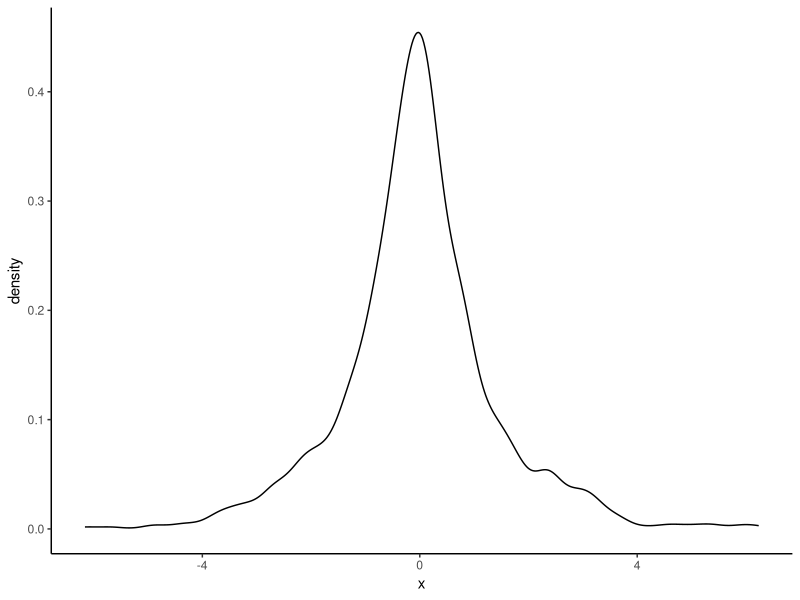

Source code (R):
## ---- chunk 1

#' Laplace density
dlaplace <- function(x, loc = 0, scale = 1, log = FALSE){
 stopifnot(scale > 0)
 logdens <-  -log(2*scale) - abs(x-loc)/scale
 if(log){
 return(logdens)
 } else{
 return(exp(logdens))
 }
}
dstudent <- function(x, loc = 0, scale = 1, df = 1, log = FALSE){
  logdens <- -log(scale) + dt(x = (x - loc)/scale, df = df, log = TRUE)
   if(log){
    return(logdens)
   } else{
   return(exp(logdens))
   }
}
# For each value of the scale sigma,
# find the minimum value of x (typically at zero)
opt <- optimize(f = function(sigma){
  optimize(f = function(x){
  dlaplace(x, log = TRUE) - 
    dstudent(x, scale = sigma, df = 3, log = TRUE)}, 
  maximum = TRUE, 
  interval = c(-100, 100))$objective
}, interval = c(0.1,10))
(C <- exp(opt$objective))
(sigma <- opt$minimum)

# Simulate from accept-reject
ntrials <- 1.1*C*1000
# Simulate from location-scale student
candidate <- sigma*rt(n = ntrials, df = 3)
# Compute log of acceptance rate
logR <- dlaplace(candidate, log = TRUE) - 
  dstudent(candidate, scale = sigma, df = 3, log = TRUE) 
samp <- candidate[logR >= log(C) + -rexp(ntrials)]
# Monte Carlo estimator of the acceptance rate
ntrials/length(samp)
# Plot density
library(ggplot2)
ggplot(data = data.frame(x = samp),
       mapping = aes(x = x)) +
  geom_density() +
  theme_classic()
